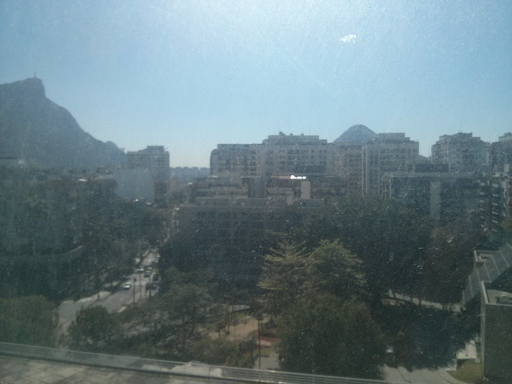
%> input picture hw1/img/rsz_imga.png, 512 x 384 px
$ octave executaTudo1.m   (GNU Octave 9; MATLAB toolbox functions it lacks are replaced by stand-ins)
%> lines starting %> are read from the running program, lines starting %| are printed output that depends on the picture; in (x1, y1, x2, y2) boxes, pixels count from 0 and x2, y2 are one past the last pixel; in counts of white or black regions, pixels touching at a corner belong together; the program's own positions count from 1
%> further down, img1 is the input picture: size 384x512x3 uint8; mean R, G, B 104.7, 124.8, 131
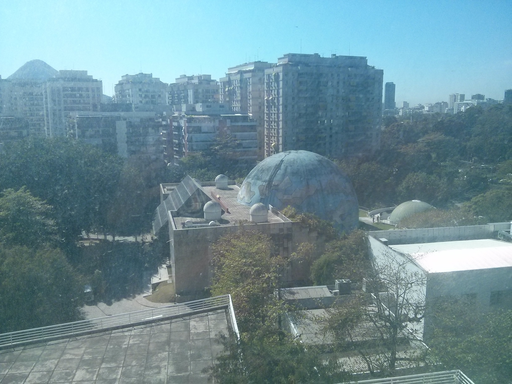
%> input picture hw1/img/rsz_imgb.png, 512 x 384 px
%> further down, img2 is the input picture: size 384x512x3 uint8; mean R, G, B 111, 142.7, 151.6
### hw1/DLTnorm.m
function H = DLTnorm(u2Trans,v2Trans,uBase,vBase)
% H=DLT(u2Trans,v2Trans,uBase,vBase,)
% Computes the homography H applying the Direct Linear Transformation
% The transformation is such that
% p = H p'
% (uBase vBase 1)'=H*(u2Trans v2Trans 1)'
%
% INPUTS:
% u2Trans, v2Trans - vectors with coordinates u and v of the image to be transformed (p')
% uBase, vBase - vectors with coordinates u and v of the base image p
%
% OUTPUT
% H - 3x3 matrix with the Homography
%
% Sasha Nicolas - 16/09/2014

    %normaliza
    [uBase, vBase, T1] = normaliza(uBase, vBase);
    [u2Trans, v2Trans, T2] = normaliza(u2Trans, v2Trans);

    qntPontos = length(u2Trans); %numero de pontos, tanto faz pegar de qq um

    M = zeros(3*qntPontos,9); %inicializa matriz com zeros

    zero = [0 0 0]; %vetor de zeros
    for n = 1:qntPontos
        %pega o ponto n em imgBase
        %X = x1(:,n)';
        X = [uBase(n) vBase(n) 1];
        %X
        %pega o ponto n em imgTrans
        x = u2Trans(n); %x2(1,n);
        y = v2Trans(n); %x2(2,n);
        w = 1; %x2(3,n);

        M(3*n-2,:) = [  zero  -w*X  y*X];
        M(3*n-1,:) = [ w*X   zero  -x*X];
        M(3*n  ,:) = [-y*X  x*X   zero ];
    end

    %resolver o sistema
    [U,D,V] = svd(M,0); % 'Economy' decomposition for speed
    % Extract homography
    H = reshape(V(:,9),3,3)';
    % Denormalise
    H = T2\H*T1;

return

function [uNovos, vNovos, T] = normaliza(uPontos,vPontos)
    uPontos=uPontos';
    vPontos=vPontos';
    %media de x
    m1 = mean(uPontos(1,1:end));

    %media de y
    m2 = mean(vPontos(1,1:end));

    %move todos
    uAux = uPontos(1,1:end) - m1;
    vAux = vPontos(1,1:end) - m2;
    %distancia
    dist = sqrt(uAux.^2 + vAux.^2);
    meandist = mean(dist(:));  % Ensure dist is a column vector for Octave 3.0.1

    scale = sqrt(2)/meandist;

    T = [scale   0   -scale*m1
         0     scale -scale*m2
         0       0      1      ];

    uns = ones(1, length(uPontos));
    mat = [uPontos(1,1:end); vPontos(1,1:end); uns];

    mat = T*mat;
    %mat
    uNovos = mat(1,:);
    vNovos = mat(2,:);
return

### hw1/Panorama2.m
function [Panorama, imBase, imTransfor]=Panorama2(ITransf,IBase,H)

T=maketform('projective',H');
[imTransf,xoffset,yoffset]=imtransform(ITransf,T);
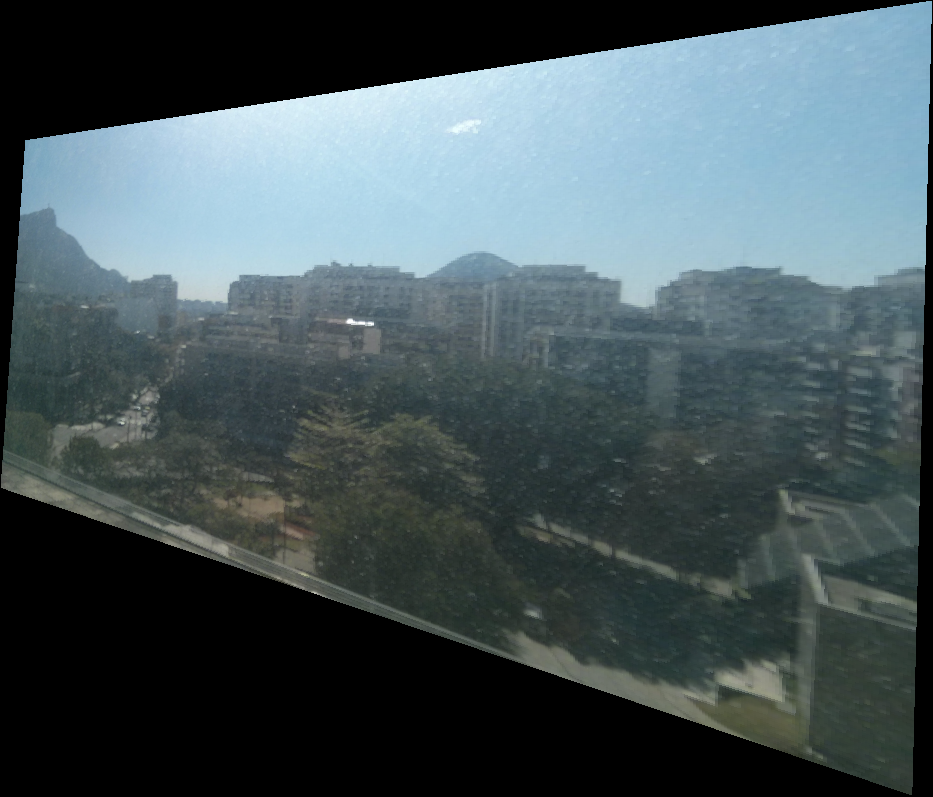
%> imTransf: size 797x933x3 uint8; mean R, G, B 72, 86.5, 90.7
%> xoffset = [309.7 1241.7]; yoffset = [-64.9 731.1]
[yB,xB]=size(IBase(:,:,1));
%> yB = 384; xB = 512
[yT,xT]=size(imTransf(:,:,1));
%> yT = 797; xT = 933
x=round(xoffset);
%> x = [310 1242]
y=round(yoffset);
%> y = [-65 731]

xini=min(x(1,1),1);
%> xini = 1
yini=min(y(1,1),1);
%> yini = -65
xfin=max(x(1,2),xB);
%> xfin = 1242
yfin=max(y(1,2),yB);
%> yfin = 731

if xini>0
    length_panorama_x=xfin;
%> length_panorama_x = 1242
else
    length_panorama_x=xfin-xini+1;
end
if yini>0
    length_panorama_y=yfin;
else
    length_panorama_y=yfin-yini+1;
%> length_panorama_y = 797
end

img_panorama=uint8(zeros(length_panorama_y,length_panorama_x,3));
%> img_panorama: size 797x1242x3 uint8; every value is 0
x(1,1)=abs(x(1,1));
y(1,1)=abs(y(1,1));

if xini<=0
    if yini<=0
        img_panorama(1:yT,1:xT,:)=imTransf(:,:,:);
        img_panorama(y(1,1)+2:yB+y(1,1)+1,x(1,1)+2:xB+x(1,1)+1,:)=IBase(:,:,:);
    else
        img_panorama(y(1,1):yT+y(1,1)-1,1:xT,:)=imTransf(:,:,:);
        img_panorama(1:yB,x(1,1)+2:xB+x(1,1)+1,:)=IBase(:,:,:);
    end
else
    if yini<=0
        img_panorama(1:yT,x(1,1):xT+x(1,1)-1,:)=imTransf(:,:,:);
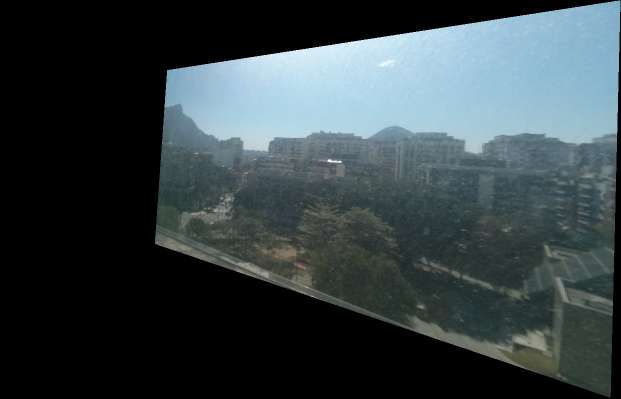
%> img_panorama: size 797x1242x3 uint8 (shown at 1/2 size); mean R, G, B 54.1, 65, 68.2
        img_panorama(y(1,1)+2:yB+y(1,1)+1,1:xB,:)=IBase(:,:,:);
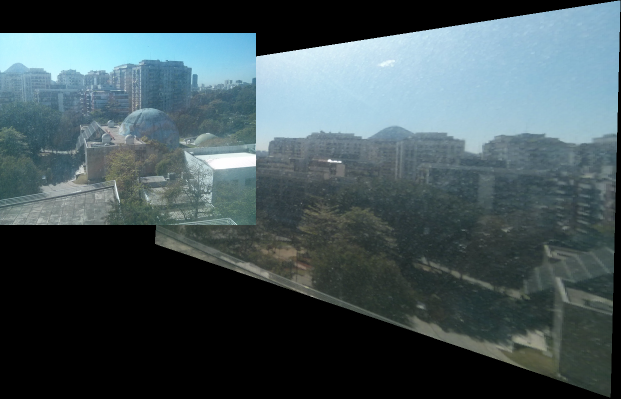
%> img_panorama: size 797x1242x3 uint8 (shown at 1/2 size); 19.86% of pixels changed, all inside (x1, y1, x2, y2) = (0, 66, 512, 450)
    else
        img_panorama(y(1,1):yT+y(1,1)-1,x(1,1):xT+x(1,1)-1,:)=imTransf(:,:,:);
        img_panorama(1:yB,1:xB,:)=IBase(:,:,:);
    end
end

Panorama = img_panorama;
imBase = IBase;
imTransfor = imTransf;

figure;
subplot(2,2,1);subimage(ITransf);axis off
title('Imagem a Transformar')
subplot(2,2,3);subimage(imTransfor);axis off
title('Imagem Transformada')
subplot(2,2,4);subimage(imBase);axis off
title('Imagem Base')
subplot(2,2,2);subimage(Panorama);axis off
title('Panorama')

figure
imshow(img_panorama)

end

### hw1/executaTudo1.m
clc;
close all;
%confusao de o que eh imagem base e qual vai ser transformada
%imagem base?
% img a e b (a esq e b dir) em captura(img2,img1) e panoramica(img1,img2)
% img b e a (b esq e a dir) em captura(img1,img2) e panoramica(img2,img1)
img1 = imread('img/rsz_imga.png');
%imagem a ser trasnformada?
img2 = imread('img/rsz_imgb.png');
%chama janela para capturar pontos
%captura_pontos(img1,img2);
%carrega o resultado em vetores
load('pontos_homologos_rsz_a_b.mat');

%%{

%prepara os valores para entrada da funcao homography2d
uns = repmat(1, 1, length(xBase));
x1 = [xBase';yBase';uns];
x2 = [x2Trans';y2Trans';uns];
x1 = x1(:,1:end-1);
x2 = x2(:,1:end-1);

%calcula H com uma funcao
%hTeste = homography2d(x1,x2);
%hTeste = DLT(x2Trans,y2Trans,xBase,yBase);
x2Trans = x2Trans(1:end-1);
y2Trans = y2Trans(1:end-1);
xBase = xBase(1:end-1);
yBase = yBase(1:end-1);
hTeste = DLTnorm(xBase,yBase,x2Trans,y2Trans);
%hTeste
%gera a panoramica com a funcao Panorama2
[imgPanteste, imgOut1, imgOut2] = Panorama2(img1,img2,hTeste);
%imwrite(imgPanteste,'img/pan_a_b_2.png');
%%}
